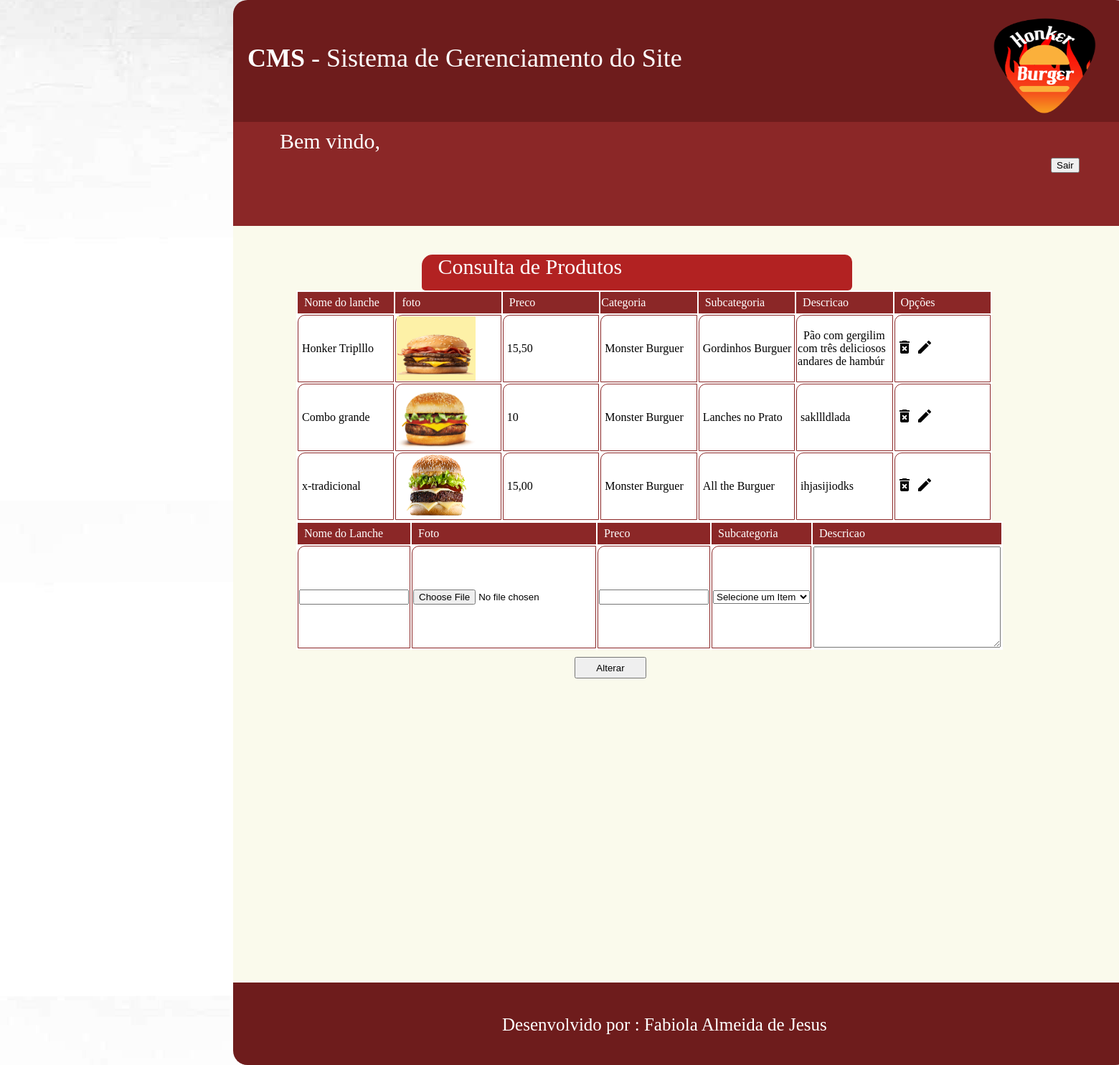
Screenshot of /cms/consultaProdutos.php with the database file from the repository.
### tables this page shows
CREATE TABLE `tbl_produtos` (
  `idProdutos` int(11) NOT NULL AUTO_INCREMENT,
  `nome` varchar(45) NOT NULL,
  `descricao` text NOT NULL,
  `foto` varchar(100) NOT NULL,
  `preco` varchar(45) NOT NULL,
  `statusLanche` tinyint(4) DEFAULT NULL,
  `idPromocao` int(11) DEFAULT NULL,
  `idSub` int(11) NOT NULL,
  `selecsub` tinyint(1) DEFAULT NULL,
  `clickDetalhes` int(11) DEFAULT NULL,
  PRIMARY KEY (`idProdutos`),
  KEY `fk_promocao` (`idPromocao`),
  KEY `idSub_idx` (`idSub`),
  CONSTRAINT `fk_promocao` FOREIGN KEY (`idPromocao`) REFERENCES `tbl_promocao` (`idPromocao`)
);

CREATE TABLE `tblcategorias` (
  `idCategorias` int(11) NOT NULL AUTO_INCREMENT,
  `NomeCategoria` varchar(45) NOT NULL,
  PRIMARY KEY (`idCategorias`)
);

CREATE TABLE `tblsubcategorias` (
  `idSub` int(11) NOT NULL AUTO_INCREMENT,
  `nomeSub` varchar(45) NOT NULL,
  `idCategorias` int(11) NOT NULL,
  PRIMARY KEY (`idSub`),
  KEY `fk_tblSubCategorias_tblCategorias1_idx` (`idCategorias`),
  CONSTRAINT `fk_tblSubCategorias_tblCategorias1` FOREIGN KEY (`idCategorias`) REFERENCES `tblcategorias` (`idCategorias`) ON DELETE NO ACTION ON UPDATE NO ACTION
);

### cms/consultaProdutos.php (the view, shortened to what this page needs)
<?php
	$Nome="";
	$preco="";
	$Descricao="";
?>
<html>
	<head>
		<link rel="stylesheet" type="text/css" href="css/style.css">
	</head>
	<body >
		<div id="principal">
			<header >
				<div id="logo">
					<img src="imagens/logoletrabranca.png" width="100%" height="100%">
				</div>
				<div id="titulo">
					<b>CMS</b> - Sistema de Gerenciamento do Site
				</div>
			</header>
			<section >
						<nav id="opções">
							<?php  include('moduloMenu.php');?>
							<div id="bemvindo">
								Bem vindo, <?php echo $_SESSION['nome']; ?>
							</div>
								<div id="logout">
									<input type="submit" value="Sair" name="btnSair"/>
								</div>
						</nav>
				<form name="consultaProdutos" method="post" action="consultaProdutos.php" enctype="multipart/form-data">
					<div id="espacoInsert">
						<div id="tituloConsultaMais">
							&nbsp;&nbsp;&nbsp;Consulta de Produtos
						</div>
						<table id="espacoCampos41">
							<tr>
								<td class="campoConsultaUsu">
									&nbsp;&nbsp;Nome do lanche
								</td>
								<td class="campoConsultaUsu">
									&nbsp;&nbsp;foto
								</td>
								<td class="campoConsultaUsu">
									&nbsp;&nbsp;Preco
								</td>
								<td class="campoConsultaUsu">
									Categoria
								</td>
								<td class="campoConsultaUsu">
									&nbsp;&nbsp;Subcategoria
								</td>
								<td class="campoConsultaUsu">
									&nbsp;&nbsp;Descricao
								</td>
								<td class="campoConsultaUsu">
									&nbsp;&nbsp;Opções
								</td>
							</tr>
							<?php
								$sql="select p.idProdutos,p.nome,SUBSTRING(descricao,1,55) as descricao,p.foto,p.preco,p.idSub,c.nomeCategoria,s.nomeSub,s.idCategorias,p.statusLanche
									  from tbl_produtos as p
									  join tblsubcategorias as s
									  on p.idSub = s.idSub
									  join tblcategorias as c
									  on s.idCategorias = c.idCategorias;
									  ";
								$select=mysql_query($sql);
								while($consulta1=mysql_fetch_array($select))
								{
							?>
								<tr>
									<td class="td_table">
										&nbsp;<?php echo($consulta1['nome']); ?>
									</td>
									<td class="td_table">
										&nbsp;<img src="<?php echo($consulta1['foto']); ?>" class="imgConsulta"/>
									</td>
									<td class="td_table">
										&nbsp;<?php echo($consulta1['preco']); ?>
									</td>
									<td class="td_table">
										&nbsp;<?php echo($consulta1['nomeCategoria']); ?>
									</td>
									<td class="td_table">
										&nbsp;<?php echo($consulta1['nomeSub']); ?>
									</td>
									<td class="td_table">
										&nbsp;<?php echo($consulta1['descricao']); ?>
									</td>
									<td class="td_table">
											<a href="consultaProdutos.php?opt=excluir&codigo=<?php echo($consulta1['idProdutos']); ?>">
												<img src="imagens/deletee2.png"> </img>
											</a>
											<a href="consultaProdutos.php?opt=editar&codigo=<?php echo($consulta1['idProdutos']);?>">
												<img src="imagens/editt.png"> </img>
											</a>
									</td>
								</tr>
							<?php
								}
							?>
					</div>
						<table id="espacoCampos41">
								<tr>
									<td class="campoConsultaUsu">
											&nbsp;&nbsp;Nome do&nbsp;Lanche
									</td>
									<td class="campoConsultaUsu">
											&nbsp;&nbsp;Foto
									</td>
									<td class="campoConsultaUsu">
											&nbsp;&nbsp;Preco
									</td>
									<td class="campoConsultaUsu">
											&nbsp;&nbsp;Subcategoria
									</td>
									<td class="campoConsultaUsu">
											&nbsp;&nbsp;Descricao
									</td>
								</tr>
								<tr>
									<td  class="td_table">
										<input value = "<?php echo($Nome)?>" type="text" name ="txtNome"   size="16"/>
									</td>
									<td class="td_table">
										<input value = "<?php echo($uploadfile)?>" type="file" name ="filefotolanche"   size="16"/>
									</td>
									<td class="td_table">
										<input value = "<?php echo($preco)?>" type="text" name ="txtPreco"   size="16"/>
									</td>
									<td class="td_table">
											<select name ="slcSub">
												<option value="<?php echo($idSub)?>" selected > Selecione um Item</option>
											</select>
									</td>
									<td>
										<textarea  name="txtDesc" cols="30" rows="9"><?php echo($Descricao)?></textarea>
									</td>
								</tr>
						</table>
						<table id="espacoBotao">
							<tr>
								<td><input type="submit" value="Alterar" id="btn" name="btnAlterar"/></td>
							</tr>
						</table>
				</form>
			</section>
			<footer >
				<div id="desenvolvido">
						Desenvolvido por : Fabiola Almeida de Jesus
				</div>
			</footer>
		</div>
	</body>
</html>

### cms/moduloMenu.php (shortened to what this page needs)
<html>
	<head>
	</head>
	<body>
	</body>
</html>

### cms/css/style.css (style rules this page uses)
body { margin:0px; background-image:url(../imagens/textura0.png); }
header { width:1250px; height:170px; border-radius:20px 20px 0px 0px ; margin:auto; background-color:#6E1C1C; }
#titulo { width:900px; height:80px; border:0px solid #000000; margin-left:20px; padding-top:60px; font-family:verdana; font-size:36px; color:#ffffff; }
#logo { float:right; margin-right:35px; border:0px solid #000000; width:168px; height:150px; margin-top:15px; }
#opções { width:1250px; height:145px; border:0px solid #000000; margin:auto; background-color:#8B2727; }
footer { border-radius:0px 0px 20px 20px ; width:1250px; height:115px; clear:both; margin: auto; background-color:#6E1C1C; color:#ffffff; }
#desenvolvido { width:500px; height:55px; border:0px solid #000000; margin:auto; padding-top:45px; font-size:25px; }
section { width:1250px; height:1200px; border:0px solid #000000; margin-left:auto; margin-right:auto; background-color:#FAFAEC; }
#principal { border:0px solid #000000; width:1900px; height:1310px; margin-right:auto; margin-left:auto; }
#bemvindo { width:300px; height:40px; border:0px solid #000000; float:left; margin-left:65px; margin-top:10px; font-size:30px; color:#ffffff; }
#logout { height:40px; width:100px; border:0px solid #000000; float:right; margin-right:10px; margin-top:50px; font-size:25px; color:#ffffff; }
a:link { text-decoration:none; color:#ffffff; }
a { text-decoration:none; color:#ffffff; }
.campoConsultaUsu { width:100px; height:30px; margin-left:5px; background-color:#8B2727; margin-right:15px; color:#ffffff; font-family:verdana; }
.td_table { width:100; height:30px; margin-left:5px; background-color:#ffffff; margin-right:15px; color:#000000; font-family:verdana; border:1px solid #8B2727; border-radius:10px 0px 0px 0px ; }
#tituloConsultaMais { background-color:#B22222; width:600px; height:50px; margin:auto; border-radius:15px 10px 6px 5px ; font-family:verdana; font-size:30px; color:#ffffff; }
#espacoCampos41 { width:970px; height:20px; border:0px solid #000; float:left; margin-right:10px; background-color:#ffffff; overflow:auto; }
#espacoInsert { border:0px solid #FAFAEC; width:950px; height:495px; margin-left:88px; margin-top:40px; }
#espacoBotao { width:250px; height:50px; border:0px solid black; margin:auto; clear:both; }
#btn { width:100px; height:30px; margin-left:35px; }
.imgConsulta { float:left; width:110px; height:90px; }

### rows the page displays
tbl_produtos: nome "Honker Triplllo", foto (picture), preco "15,50", tblcategorias.NomeCategoria "Monster Burguer", idSub.nomeSub "Gordinhos Burguer", descricao "Pão com gergilim com três deliciosos andares de hambúr"
tbl_produtos: nome "Combo grande", foto (picture), preco "10", tblcategorias.NomeCategoria "Monster Burguer", idSub.nomeSub "Lanches no Prato", descricao "sakllldlada"
tbl_produtos: nome "x-tradicional", foto (picture), preco "15,00", tblcategorias.NomeCategoria "Monster Burguer", idSub.nomeSub "All the Burguer", descricao "ihjasijiodks"
